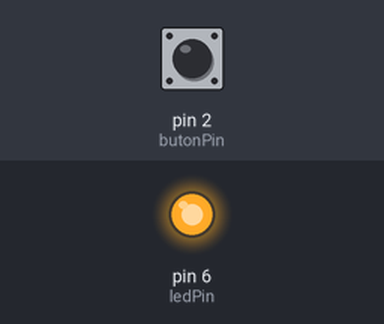
The sketch below on a simulated Arduino Uno, built with avr-gcc and run on an emulated ATmega328P. On the bench: output pins drawn as LEDs (lit = HIGH). Inputs (shaded band) come from the test bench; at power-on: pin 2 (butonPin) LOW.

Above: at 0.05 s.
Timing chart, 0 to 3.0 s (numbered marks = the images above):
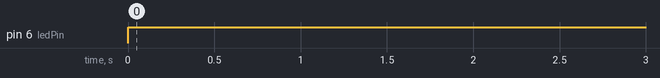

The sketch:

bozuk1_noktaliVirgul.ino
```cpp
/*
  BU KOD NE YAPAR?
  Bu kod, 2 numaralı pindeki butona basılınca 6 numaralı pindeki LED'i 2 saniye yakmak İÇİN yazıldı
  ama istenen gibi çalışmıyor. Görevin: nedenini bul ve düzelt.
*/

/*
  ak0299 — Bozuk kod 1/3: if'in sonunda noktalı virgül
  Bu dosya ak0299 "Bozuk kodu onar" dersinin BİRİNCİ parçası. Görev, yöntem ve
  ipuçları ana klasördeki ders.md'de — burada sadece bozuk kod var.

  Beklenen: butona basınca LED 2 saniye yansın, sönsün (ak0240 ile aynı iş).
  Devre: ak0210'un devresi (pin 2'de buton, pin 6'da LED) — dokunma, aynen kullanılır.
*/

const int butonPin = 2;
const int ledPin = 6;

void setup() {
  Serial.begin(9600);
  pinMode(ledPin, OUTPUT);
  pinMode(butonPin, INPUT);
}

void loop() {
  if (digitalRead(butonPin) == HIGH);
  {
    digitalWrite(ledPin, HIGH);
    delay(2000);
    digitalWrite(ledPin, LOW);
  }
}
```

Measured:
- by itself, pin 6 (ledPin): LOW → HIGH at 0.00 s
